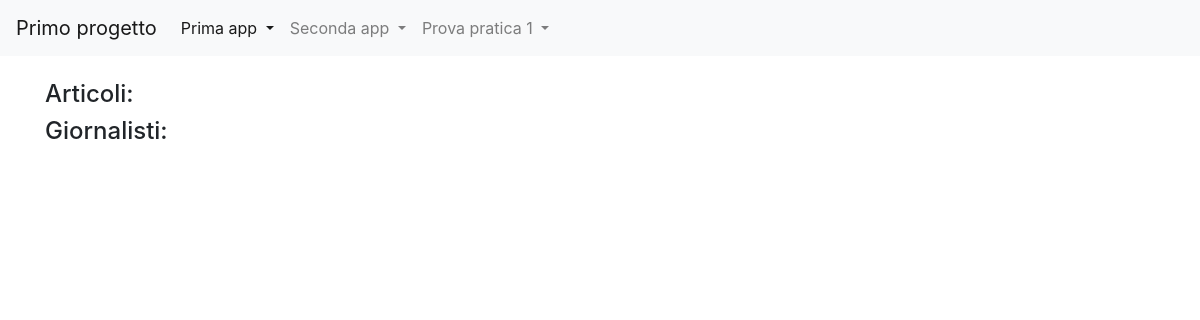
Before: /news/ with the older database file.
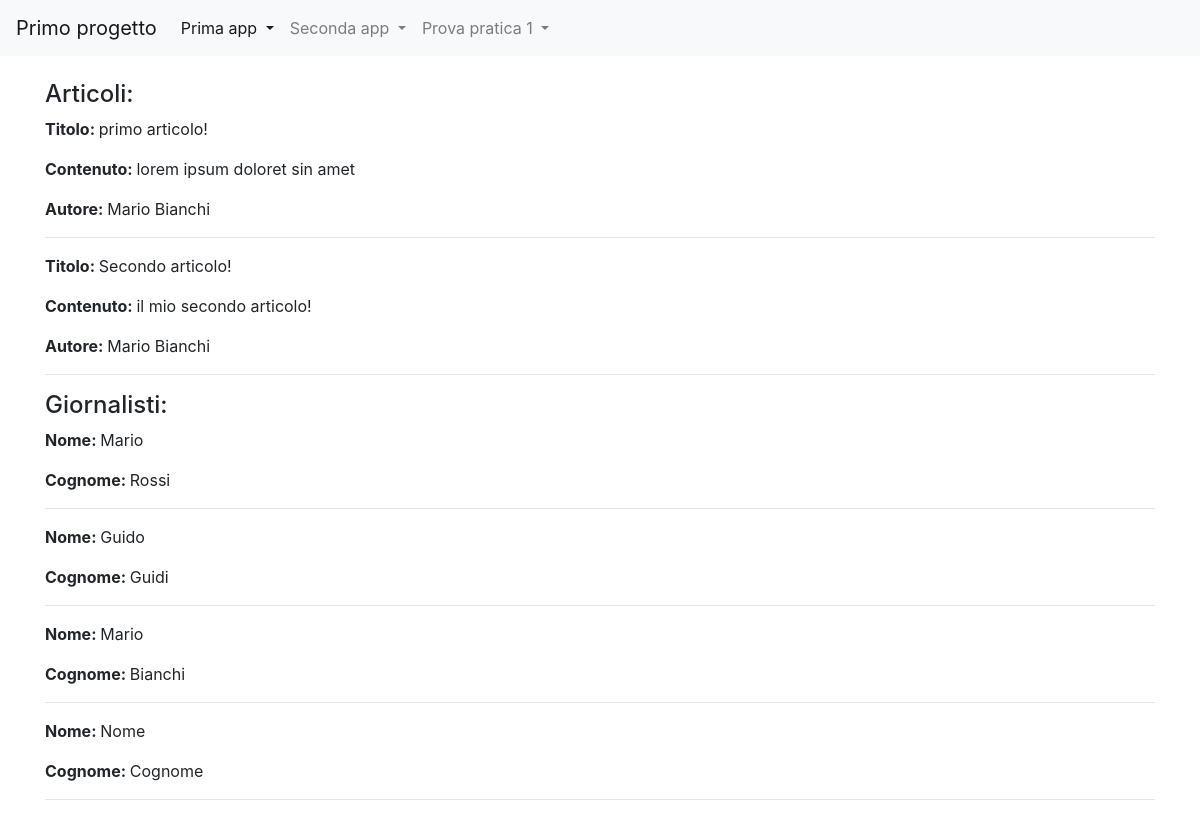
After: the same page with the newer database file.
### news/models.py (models this page shows)
class Articolo (models.Model):
    titolo = models.CharField(max_length=100)
    contenuto = models.TextField()
    giornalista = models.ForeignKey(Giornalista, on_delete=models.CASCADE, related_name="articoli")
    data=models.DateField(auto_now=True,blank=True)
    visualizzazioni=models.IntegerField(default=0,blank=True)
    def __str__(self):
        return self.titolo
    class Meta:
            verbose_name = "Articolo"
            verbose_name_plural = "Articoli"

class Giornalista (models.Model):
    nome = models.CharField(max_length=20)
    cognome = models. CharField (max_length=20)
    anno_di_nascita = models.DateField(blank=True)
    def __str__(self):
        return self.nome + " " + self.cognome
    class Meta:
        verbose_name = "Giornalista"
        verbose_name_plural = "Giornalisti"

### news/views.py (the view)
# urls.py: path('', home, name="homepage"),
def home (request):
    articoli= Articolo.objects.all()
    giornalisti =Giornalista.objects.all()
    context = {"articoli": articoli, "giornalisti": giornalisti}
    print(context)
    return render (request, "news/homepage.html", context)

### news/templates/news/homepage.html (shortened to what this page needs)
{% extends 'base.html' %}
{% block content %}
<h4>Articoli:</h4>
    {% for articolo in articoli %}
        <p><strong>Titolo: </strong>{{ articolo.titolo }}</p>
        <p><strong>Contenuto: </strong>{{ articolo.contenuto }}</p>
        <p><strong>Autore: </strong>{{ articolo.giornalista }}</p>
        <hr>
    {% endfor %}
<h4>Giornalisti:</h4>
    {% for giornalista in giornalisti %}
        <p><strong>Nome: </strong>{{ giornalista.nome }}</p>
        <p><strong>Cognome: </strong>{{ giornalista.cognome }}</p>
        <hr>
    {% endfor %}
{% endblock content %}

Changed rows visible on the page:
added Articolo: titolo "primo articolo!", contenuto "lorem ipsum doloret sin amet", giornalista "Mario Bianchi"
added Articolo: titolo "Secondo articolo!", contenuto "il mio secondo articolo!", giornalista "Mario Bianchi"
added Giornalista: nome "Mario", cognome "Rossi"
added Giornalista: nome "Guido", cognome "Guidi"
added Giornalista: nome "Mario", cognome "Bianchi"
added Giornalista: nome "Nome", cognome "Cognome"
